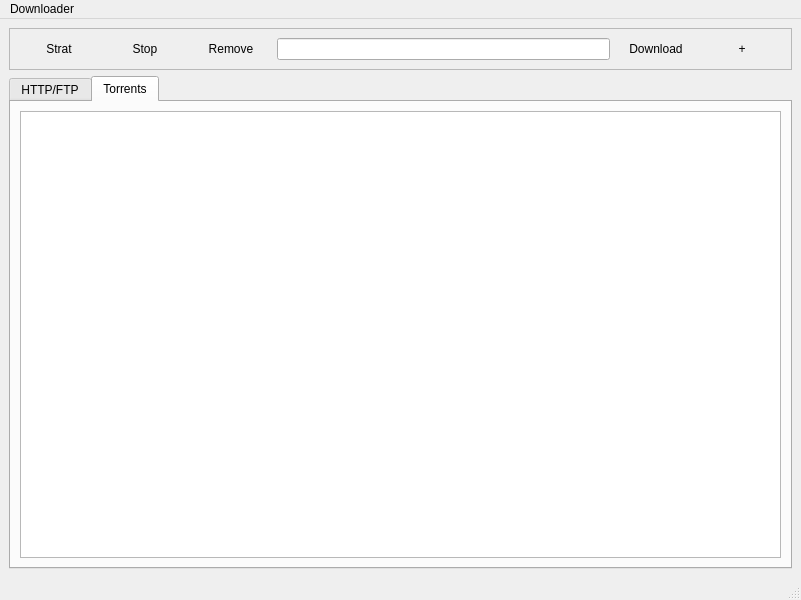
<ui version="4.0" >
 <class>Downloader</class>
 <widget class="QMainWindow" name="Downloader" >
  <property name="geometry" >
   <rect>
    <x>0</x>
    <y>0</y>
    <width>801</width>
    <height>600</height>
   </rect>
  </property>
  <property name="windowTitle" >
   <string>MainWindow</string>
  </property>
  <widget class="QWidget" name="centralwidget" >
   <layout class="QVBoxLayout" >
    <property name="margin" >
     <number>9</number>
    </property>
    <property name="spacing" >
     <number>6</number>
    </property>
    <item>
     <widget class="QFrame" name="frame" >
      <property name="frameShape" >
       <enum>QFrame::StyledPanel</enum>
      </property>
      <property name="frameShadow" >
       <enum>QFrame::Raised</enum>
      </property>
      <layout class="QHBoxLayout" >
       <property name="margin" >
        <number>9</number>
       </property>
       <property name="spacing" >
        <number>6</number>
       </property>
       <item>
        <widget class="QPushButton" name="_start" >
         <property name="text" >
          <string>Strat</string>
         </property>
         <property name="flat" >
          <bool>true</bool>
         </property>
        </widget>
       </item>
       <item>
        <widget class="QPushButton" name="_stop" >
         <property name="text" >
          <string>Stop</string>
         </property>
         <property name="flat" >
          <bool>true</bool>
         </property>
        </widget>
       </item>
       <item>
        <widget class="QPushButton" name="_remove" >
         <property name="text" >
          <string>Remove</string>
         </property>
         <property name="flat" >
          <bool>true</bool>
         </property>
        </widget>
       </item>
       <item>
        <widget class="QLineEdit" name="_uriToDownload" />
       </item>
       <item>
        <widget class="QPushButton" name="_download" >
         <property name="toolTip" >
          <string>&lt;html>&lt;head>&lt;meta name="qrichtext" content="1" />&lt;/head>&lt;body style=" white-space: pre-wrap; font-family:Sans Serif; font-size:9pt; font-weight:400; font-style:normal; text-decoration:none;">&lt;p style=" margin-top:0px; margin-bottom:0px; margin-left:0px; margin-right:0px; -qt-block-indent:0; text-indent:0px;">Adds link to the download list with default settings&lt;/p>&lt;/body>&lt;/html></string>
         </property>
         <property name="text" >
          <string>Download</string>
         </property>
         <property name="flat" >
          <bool>true</bool>
         </property>
        </widget>
       </item>
       <item>
        <widget class="QPushButton" name="_downloadSettings" >
         <property name="toolTip" >
          <string>&lt;html>&lt;head>&lt;meta name="qrichtext" content="1" />&lt;/head>&lt;body style=" white-space: pre-wrap; font-family:Sans Serif; font-size:9pt; font-weight:400; font-style:normal; text-decoration:none;">&lt;p style=" margin-top:0px; margin-bottom:0px; margin-left:0px; margin-right:0px; -qt-block-indent:0; text-indent:0px;">Allows to edit speciffic settings for this download, and add it to download list&lt;/p>&lt;/body>&lt;/html></string>
         </property>
         <property name="text" >
          <string>+</string>
         </property>
         <property name="flat" >
          <bool>true</bool>
         </property>
        </widget>
       </item>
      </layout>
     </widget>
    </item>
    <item>
     <widget class="QTabWidget" name="tabWidget" >
      <property name="currentIndex" >
       <number>1</number>
      </property>
      <widget class="QWidget" name="_httpftpTab" >
       <attribute name="title" >
        <string>HTTP/FTP</string>
       </attribute>
       <layout class="QGridLayout" >
        <property name="margin" >
         <number>9</number>
        </property>
        <property name="spacing" >
         <number>6</number>
        </property>
        <item row="0" column="0" >
         <widget class="QTableWidget" name="_httpftpList" />
        </item>
       </layout>
      </widget>
      <widget class="QWidget" name="_torrentsTab" >
       <attribute name="title" >
        <string>Torrents</string>
       </attribute>
       <layout class="QGridLayout" >
        <property name="margin" >
         <number>9</number>
        </property>
        <property name="spacing" >
         <number>6</number>
        </property>
        <item row="0" column="0" >
         <widget class="QTableWidget" name="_torrentsList" />
        </item>
       </layout>
      </widget>
     </widget>
    </item>
   </layout>
  </widget>
  <widget class="QMenuBar" name="menubar" >
   <property name="geometry" >
    <rect>
     <x>0</x>
     <y>0</y>
     <width>801</width>
     <height>24</height>
    </rect>
   </property>
   <widget class="QMenu" name="menuDownloader" >
    <property name="title" >
     <string>Downloader</string>
    </property>
    <addaction name="actionSettings" />
    <addaction name="separator" />
    <addaction name="actionExit" />
   </widget>
   <addaction name="menuDownloader" />
  </widget>
  <widget class="QStatusBar" name="statusbar" />
  <action name="actionSettings" >
   <property name="text" >
    <string>Settings</string>
   </property>
  </action>
  <action name="actionExit" >
   <property name="text" >
    <string>Exit</string>
   </property>
  </action>
 </widget>
 <resources/>
 <connections/>
</ui>
